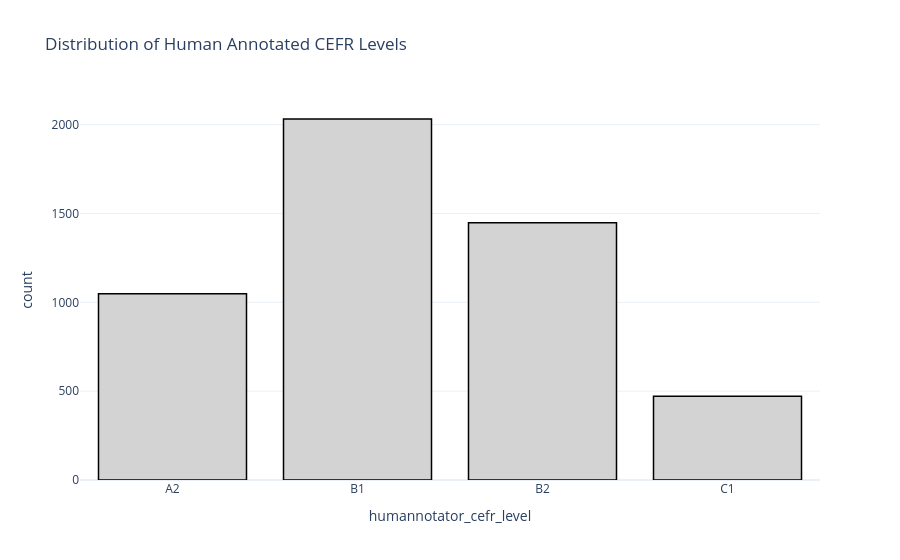

The notebook cell saved with this chart:
### Code cell
# visualize the distribution of humannotator_cefr_level with plotly
# keep in CEFR level order
import plotly.express as px
fig = px.histogram(df_cefr, x='humannotator_cefr_level', title='Distribution of Human Annotated CEFR Levels')
fig.update_xaxes(categoryorder='array', categoryarray=['A2', 'B1', 'B2', 'C1'])
# chang colour to monochrome and use plotly_white template
fig.update_traces(marker_color='lightgrey', marker_line_color='black', marker_line_width=1.5)
fig.update_layout(template='plotly_white')
fig.show()

### Figure 1 — Plotly figure (JSON) as saved in the notebook; plotly's stock layout.template omitted (floating-point values rounded to 4 significant figures; data arrays with more than 128 entries replaced by an {"elided": "..."} marker saying what was removed)
{"data": [{"bingroup": "x", "hovertemplate": "humannotator_cefr_level=%{x}<br>count=%{y}<extra></extra>", "legendgroup": "", "marker": {"color": "lightgrey", "line": {"color": "black", "width": 1.5}, "pattern": {"shape": ""}}, "name": "", "orientation": "v", "showlegend": false, "type": "histogram", "x": {"elided": "5000 str values"}, "xaxis": "x", "yaxis": "y"}], "layout": {"barmode": "relative", "legend": {"tracegroupgap": 0}, "title": {"text": "Distribution of Human Annotated CEFR Levels"}, "xaxis": {"anchor": "y", "categoryarray": ["A2", "B1", "B2", "C1"], "categoryorder": "array", "domain": [0, 1], "title": {"text": "humannotator_cefr_level"}}, "yaxis": {"anchor": "x", "domain": [0, 1], "title": {"text": "count"}}}}
